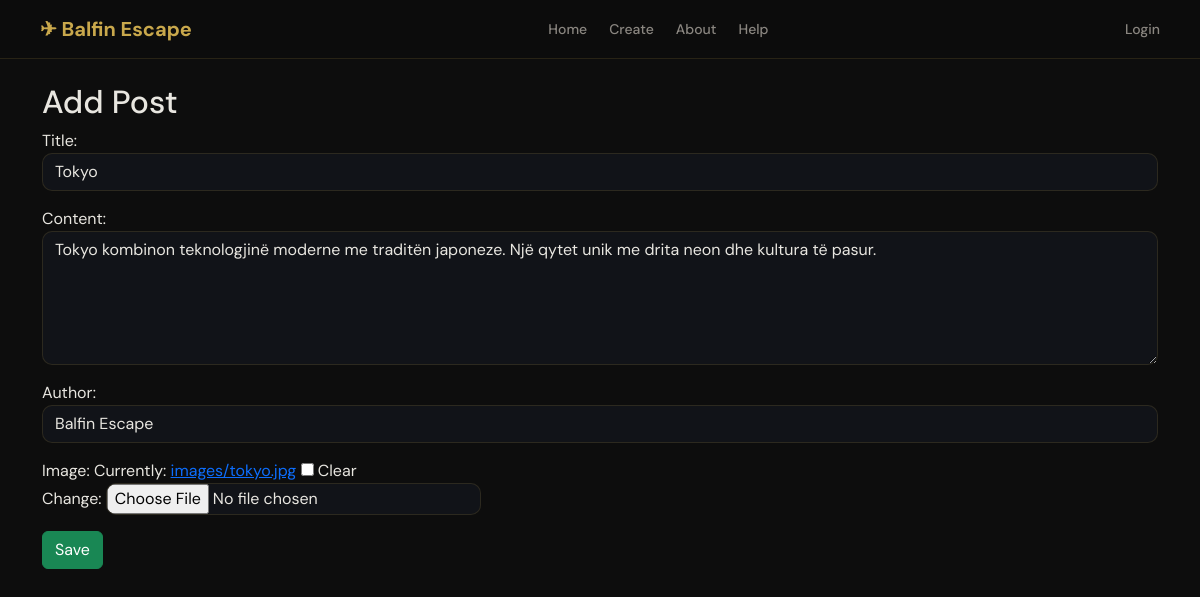
The page /edit/7/ on the database its author committed.
### agency/models.py (models this page shows, shortened)
class Post(models.Model):
    title = models.CharField(max_length=200)
    content = models.TextField()
    author = models.CharField(max_length=100)
    image = models.ImageField(upload_to='images/', blank=True, null=True)
    likes = models.PositiveIntegerField(default=0)
    dislikes = models.PositiveIntegerField(default=0)
    created_at = models.DateTimeField(auto_now_add=True)
    class Meta:
        ordering = ['-created_at']

### agency/views.py (the view, shortened to what this page needs)
# urls.py: path('edit/<int:pk>/', views.edit_post, name='edit'),
def edit_post(request, pk):
    post = get_object_or_404(Post, id=pk)
    form = PostForm(request.POST or None, instance=post)
    return render(request, 'agency/post_form.html', {'form': form})

### agency/forms.py
class PostForm(forms.ModelForm):
    class Meta:
        model = Post
        fields = ['title', 'content', 'author', 'image']
        widgets = {
            'title': forms.TextInput(attrs={
                'class': 'form-control',
                'placeholder': 'Titulli i postit'
            }),
            'content': forms.Textarea(attrs={
                'class': 'form-control',
                'rows': 5,
                'placeholder': 'Përshkrimi...'
            }),
            'author': forms.TextInput(attrs={
                'class': 'form-control',
                'placeholder': 'Autori'
            }),
        }

### agency/templates/agency/post_form.html (shortened to what this page needs)
{% extends 'agency/base.html' %}
{% block content %}
<h2>Add Post</h2>
<form method="POST">
    {{ form.as_p }}
    <button class="btn btn-success">Save</button>
</form>
{% endblock %}

### agency/templates/agency/base.html (style rules this page uses)
:root { --bg: #0D0D0D; --panel: #161A22; --gold: #C9A84C; --text: #E8E6E0; --muted: #8A8680; --border: rgba(201,168,76,0.15); }
body { font-family: 'DM Sans', sans-serif; background: var(--bg); color: var(--text); margin: 0; }
input, textarea, select { background: #111318 !important; border: 1px solid var(--border) !important; color: var(--text) !important; border-radius: 10px !important; }

### rows shown on the page
Post: title "Tokyo", content "Tokyo kombinon teknologjinë moderne me traditën japoneze. Një qytet unik me drita neon dhe kultura të pasur.", author "Balfin Escape"
